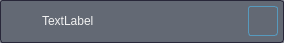
<?xml version="1.0" encoding="UTF-8"?>
<ui version="4.0">
 <class>YtFrameLessDlg</class>
 <widget class="QDialog" name="YtFrameLessDlg">
  <property name="geometry">
   <rect>
    <x>0</x>
    <y>0</y>
    <width>809</width>
    <height>460</height>
   </rect>
  </property>
  <property name="windowTitle">
   <string>Dialog</string>
  </property>
  <property name="styleSheet">
   <string notr="true">QWidget #Widget,#Dialog,#YtFrameLessDlg,#MainDlg{
background-color: rgba(68, 74, 88, 150);
border: 1px solid rgb(40, 39, 57);
color: rgb(221, 221, 221);
font: 10pt &quot;Segoe UI&quot;;
border-radius: 3px;
}

/*QToolTip*/
QToolTip {
	color: #ffffff;
	background-color: rgba(33, 37, 43, 180);
	border: 1px solid rgb(44, 49, 58);
	border-radius: 3px;
	font:bold 16pt &quot;微软雅黑&quot;;
	background-image: none;
	background-position: left center;
    background-repeat: no-repeat;
	/*border-left: 2px solid rgb(255, 121, 198);*/
	border-left: 2px solid rgb(255, 0, 0);
	text-align: left;
	padding-left: 8px;
	margin: 0px;
}

/*QMenu*/
QMenu
{
    color:#f1f1f1;
	font:bold 11pt &quot;微软雅黑&quot;;
	background-color: rgba(68, 74, 88, 150);
	border-radius: 6px; 
}
QMenu::item
{
    color:rgb(255,255,255);
	padding-left:3px;
	padding-right:2px;
	height:30px;
	border:1px solid #f1f1f1;
    border-left:2px solid #81bf5f;
}
QMenu::item:selected
{
	border:2px solid #579abe;
}

QLabel{
color:#f1f1f1;
font:bold 10pt &quot;微软雅黑&quot;;
background: transparent;
border-radius:3px;
}

QLabel#LabelMessage{
color:#f1f1f1;
font:bold 16pt &quot;微软雅黑&quot;;
background: transparent;
border-radius: 3px;
}

QLabel#labelTitle{
font:bold 12pt &quot;微软雅黑&quot;;
color:#f1f1f1;
border-radius: 3px;
}

/*QLineEdit*/
QLineEdit {
color:#f1f1f1;
font:bold 10pt &quot;微软雅黑&quot;;
background: transparent;
border: 1px solid #f1f1f1;
border-radius: 3px;
}
QLineEdit::hover{
border:1px solid #579abe;
}
QLineEdit:pressed{
border:1px solid #579abe;
}
QLineEdit:disabled{
border:2px solid #6f6f6f;
color: rgb(217, 225, 219);
border-radius: 3px;
}

/*QTextEdit*/
QTextEdit{
	color:#f1f1f1;
	font:bold 10pt &quot;微软雅黑&quot;;
	background: transparent;
	border: 1px solid #f1f1f1;
	border-radius: 3px;
}

QTextEdit::disabled{
	color:#f1f1f1;
	font:bold 10pt &quot;微软雅黑&quot;;
	background: transparent;
	border: 2px solid #6f6f6f;
	border-radius: 3px;
}

QTextEdit::hover{
border:1px solid #579abe;
}
QTextEdit:pressed{
border:1px solid #579abe;
}

/*QGroupBox*/
QGroupBox {
font:bold 11pt &quot;微软雅黑&quot;;
color:#f1f1f1;
border: 1px solid #f1f1f1;
margin-top:3ex;
border-radius: 3px;
/*padding-top:10px;*/
}

QGroupBox::title
{
subcontrol-origin:margin;
padding:0 3px;
}

/*SpinBox*/
QSpinBox {
border-width: 1px;
border-style: solid;
border-color: #f1f1f1;
color: #f1f1f1;
font: 75 10pt &quot;微软雅黑&quot;;
background: transparent;
border-radius: 3px;
}

QSpinBox::disabled {
border-width: 2px;
border-style: solid;
border-color: #6f6f6f;
color: #f1f1f1;
font: 75 10pt &quot;微软雅黑&quot;;
background: transparent;
border-radius: 3px;
}

QSpinBox::hover {
border:1px solid #579abe;
}

QSpinBox::press {
border:1px solid #579abe;
}

QSpinBox::up-arrow {   
image: url(:/btnicon/image/btnicon/up_enable.png);
width:18;
}

QSpinBox::up-arrow::disabled {   
image: url(:/btnicon/image/btnicon/up_disable.png);
width:18;
}

QSpinBox::down-arrow {
image: url(:/btnicon/image/btnicon/down_enable.png);
width:18;
}

QSpinBox::down-arrow::disabled {
image: url(:/btnicon/image/btnicon/down_disable.png);
width:18;
}

QSpinBox::up-button {
subcontrol-origin: border;
subcontrol-position: top right;
border-radius: 3px;
width: 35px;
border-width: 1px;
}

QSpinBox::down-button {
subcontrol-origin: border;
subcontrol-position: bottom right;
border-radius: 3px;
width: 35px;
border-width: 1px;
border-top-width: 0;
}

/*Double SpinBox*/
QDoubleSpinBox {
border-width: 1px;
border-style: solid;
border-color: #f1f1f1;
color: #f1f1f1;
font: 75 10pt &quot;微软雅黑&quot;;
background: transparent;
border-radius: 3px;
}

QDoubleSpinBox::disabled {
border-width: 2px;
border-style: solid;
border-color: #6f6f6f;
color: #f1f1f1;
font: 75 10pt &quot;微软雅黑&quot;;
background: transparent;
border-radius: 3px;
}

QDoubleSpinBox::hover {
border:1px solid #579abe;
}

QDoubleSpinBox::press {
border:1px solid #579abe;
}

QDoubleSpinBox::up-arrow {   
image: url(:/btnicon/image/btnicon/up_enable.png);
width:18;
}

QDoubleSpinBox::up-arrow::disabled {   
image: url(:/btnicon/image/btnicon/up_disable.png);
width:18;
}

QDoubleSpinBox::down-arrow {
image: url(:/btnicon/image/btnicon/down_enable.png);
width:18;
}

QDoubleSpinBox::down-arrow::disabled {
image: url(:/btnicon/image/btnicon/down_disable.png);
width:18;
}

QDoubleSpinBox::up-button {
subcontrol-origin: border;
border-radius: 3px;
width: 35px;
}

QDoubleSpinBox::down-button {
subcontrol-origin: border;
border-radius: 3px;
width: 35px;
}

/*QComboBox*/
QComboBox {
background-color: transparent;
border-style: solid; 
border-width: 1px; 
border-radius: 3px; 
border-color: #f1f1f1; 
font: bold 10pt &quot;微软雅黑&quot;;
color: #f1f1f1;
}

QComboBox::disabled {
background-color: transparent;
border-style: solid; 
border-width: 2px; 
border-radius: 2px; 
border-color: #6f6f6f; 
font: bold 10pt &quot;微软雅黑&quot;;
color: #f1f1f1;
}

QComboBox::hover{
border:1px solid #579abe;
}

QComboBox::press{
border:1px solid #579abe;
}

QComboBox QAbstractItemView {
background-color: #579abe;
border-style: outset; 
border-width: 1px; 
border-radius: 6px; 
border-color: gray;
font:  13px;
color:#f1f1f1;
padding-left: 5px; 
}

QComboBox::drop-down {
subcontrol-origin: padding;
subcontrol-position: top right;
width: 22px;
border-left-width: 1px;
border-left-color: #1e1d23;
border-top-right-radius: 12px; /* same radius as the QComboBox */
border-bottom-right-radius: 12px;
}

QComboBox::down-arrow {
image: url(:/btnicon/image/btnicon/down_enable.png);
width: 20px;
padding-right:10px;
}

QComboBox::down-arrow::disabled {
image: url(:/btnicon/image/btnicon/down_disable.png);
width: 20px;
}

/*QTimeEdit*/
QTimeEdit,QDateEdit,QDateTimeEdit{
background-color: transparent;
border-style: solid; 
border-width: 1px; 
border-radius: 3px; 
border-color: #f1f1f1; 
font: bold 10pt &quot;微软雅黑&quot;;
color: #f1f1f1;
}

QTimeEdit::disabled,QDateEdit::disabled,QDateTimeEdit::disabled{
background-color: transparent;
border-style: solid; 
border-width: 2px; 
border-radius: 3px; 
border-color: #6f6f6f; 
font: bold 10pt &quot;微软雅黑&quot;;
color: #f1f1f1;
}

QTimeEdit::up-arrow,QDateEdit::up-arrow,QDateTimeEdit::up-arrow {   
image: url(:/btnicon/image/btnicon/up_enable.png);
width:18;
}

QTimeEdit::up-arrow::disabled,QDateEdit::up-arrow::disabled,QDateTimeEdit::up-arrow::disabled {   
image: url(:/btnicon/image/btnicon/up_disable.png);
width:18;
}

QTimeEdit::down-arrow,QDateEdit::down-arrow,QDateTimeEdit::down-arrow {
image: url(:/btnicon/image/btnicon/down_enable.png);
width:18;
}

QTimeEdit::down-arrow::disabled,QDateEdit::down-arrow:disabled,QDateTimeEdit::down-arrow::disabled {
image: url(:/btnicon/image/btnicon/down_disable.png);
width:18;
}

QTimeEdit::up-button,QDateEdit::up-button,QDateTimeEdit::up-button {
subcontrol-origin: border;
border-radius: 5px;
width: 35px;
}

QTimeEdit::down-button,QDateEdit::down-button,QDateTimeEdit::down-button {
subcontrol-origin: border;
border-radius: 5px;
width: 35px;
}

/*QPushButton*/
QPushButton{
width:transparent;
border-style: solid;
border-width: 2px;
padding: 2px;
font: bold 12pt;
background-color: #579abe;
border-radius: 3px;
}

QPushButton::default{
	border-style: solid;
	border-top-color: #579abe;
	border-right-color: #579abe;
	border-left-color: #579abe;
	border-bottom-color: #579abe;
	border-width: 1px;
	color: #a9b7c6;
	padding: 2px;
	background-color: #579abe;
}
QPushButton:hover{
	border-style: solid;
	border-top-color: #f1f1f1;
	border-right-color: #f1f1f1;
	border-left-color: #f1f1f1;
	border-bottom-color: #f1f1f1;
	border-bottom-width: 1px;
	border-style: solid;
	color: #f1f1f1;
	padding-bottom: 2px;
	background-color: #579abe;
}
QPushButton:pressed{
	border-style: solid;
	border-top-color: #f1f1f1;
	border-right-color: #f1f1f1;
	border-left-color: #f1f1f1;
	border-bottom-color: #f1f1f1;
	border-bottom-width: 2px;
	border-style: solid;
	color: #e67e22;
	padding-bottom: 1px;
	background-color: #579abe;
}
QPushButton:disabled{
	border-style: solid;
	border-top-color: transparent;
	border-right-color: transparent;
	border-left-color: transparent;
	border-bottom-color: transparent;
	border-bottom-width: 2px;
	border-style: solid;
	color: #808086;
	padding-bottom: 1px;
	background-color: #afd7e3;
}
QPushButton#btnMin,#btnMax,#btnClose,#btnTooltip{
background-color:transparent;
}

/*QTableWidget*/
QTableWidget{
color: #f1f1f1;
background-color: transparent;
font: bold 10pt &quot;微软雅黑&quot;;
border:1px solid #f1f1f1;
gridline-color: rgb(77, 134, 190);
border-radius: 3px; 
}

QTableWidget::item
{
    color: #f1f1f1;
}

QTableWidget::item:hover{
	border:1px solid #f1f1f1;
}

QTableWidget::item::selected
{
    color: #f1f1f1;
    border:1px solid #f1f1f1;
	background-color: transparent;
}

/*左上角全选按钮背景色*/
QTableCornerButton::section{
	background-color:transparent;
}

QHeaderView::section {
	background-color:transparent;
	margin:0px;
	color:#f1f1f1;
	font: 700 10pt &quot;微软雅黑&quot;;
	border:1px solid #579abe;
}

QHeaderView::section:hover{
    border:1px solid #f1f1f1;
}

QHeaderView::section:selected {
	background-color:#579abe;
	margin:0px;
	color:#f1f1f1;
	font: 700 12pt &quot;微软雅黑&quot;;
	border:2px solid #f1f1f1;
}

/*QListWidget*/
QListWidget
{
color:#f1f1f1;
border:1px solid #f1f1f1;
background-color: rgb(30, 29, 35);
font: bold 11pt &quot;微软雅黑&quot;;
border-radius: 3px; 
}
/**列表项*/
QListWidget::item
{
    color:rgb(200,200,200);
    height:40px;
    padding-left:20px;
    border:0px solid gray;
}
/**列表项扫过*/
QListWidget::item:hover
{
    color:#f1f1f1;
    background:rgb(77, 134, 190);
   
}
/**列表项选中*/
QListWidget::item::selected:active
{ 
    color:#f1f1f1;
    background:rgb(77, 134, 190);
}
QListWidget::item:selected
{
    color:#f1f1f1;
    background:rgb(77, 134, 190);
}

/*QTabWidget*/
QTabWidget {
color:#f1f1f1;
background-color: transparent;
border: 1px solid #f1f1f1;
border-radius: 3px; 
}

QTabWidget::pane{
	border:1px solid #f1f1f1;
	background-color: transparent;
}

QTabBar
{
    left: 5px; /* move to the right by 5px */
    border-radius: 3px;
	border:1px solid #f1f1f1;
    color: #f1f1f1;
    font: bold 11pt &quot;微软雅黑&quot;;
	background-color: transparent;
}

QTabBar:focus
{
    border: 1px transparent #f1f1f1;
}

/* TOP TABS */
QTabBar::tab:top {
    border: 0px solid #f1f1f1;
    border-bottom: 0px transparent;
    background-color: #579abe;
    padding: 5px;
    min-width: 100px;
    border-top-left-radius: 2px;
    border-top-right-radius: 2px;
}

/* BOTTOM TABS */
QTabBar::tab:bottom {
    border: 0px solid #f1f1f1;
    border-bottom: 0px transparent;
    background-color: #579abe;
    padding: 5px;
    border-bottom-left-radius: 2px;
    border-bottom-right-radius: 2px;
    min-width: 100px;
}

/* LEFT TABS */
QTabBar::tab:left {
    border: 0px solid #f1f1f1;
    border-bottom: 0px transparent;
    background-color: #579abe;
    padding: 5px;
    border-top-right-radius: 2px;
    border-bottom-right-radius: 2px;
    min-height: 100px;
}

/* RIGHT TABS */
QTabBar::tab:right {
    border: 0px solid #f1f1f1;
    border-bottom: 0px transparent;
    background-color: #579abe;
    padding: 5px;
    border-top-left-radius: 2px;
    border-bottom-left-radius: 2px;
    min-height: 100px;
}

/*没有选中的tab*/
QTabBar::tab:!selected
{
    background-color: #6f6f6f;
	color:#f1f1f1;
}

/*TreeWidget*/
QTreeWidget{
	color:#f1f1f1;
	background-color: transparent;
	border: 1px solid #f1f1f1;
	border-radius: 3px; 
}

/*TreeView*/
QTreeView{
	color:#f1f1f1;
	background-color: transparent;
	border: 1px solid #f1f1f1;
	border-radius: 3px; 
}

/*ListView*/
QListView{
	color:#f1f1f1;
	background-color: transparent;
	border: 1px solid #f1f1f1;
	border-radius: 3px; 
}

/*TableView*/
QTableView{
	color:#f1f1f1;
	background-color: transparent;
	border: 1px solid #f1f1f1;
	border-radius: 3px; 
}

/*鼠标悬停在没有选中的tab上*/
QTabBar::tab:!selected:hover {
    color: white;
    border:2px solid #f1f1f1;
}

QAbstractScrollArea
{
	background-color: transparent;
}

/*Check Box*/
QCheckBox{
font: 75 11pt &quot;微软雅黑&quot;;
color: #ffffff;
}

QCheckBox::indicator:enabled:unchecked
{
width: 50px;height: 30px;
image: url(:/btnicon/image/btnicon/cb_close.png);
}

QCheckBox::indicator:enabled:checked
{
width: 50px;height: 30px;
image: url(:/btnicon/image/btnicon/cb_open.png);
}


QCheckBox::indicator:disabled:unchecked
{
width: 50px;height: 30px;
image: url(:/btnicon/image/btnicon/cb_close_disable.png);
}

QCheckBox::indicator:disabled:checked
{
width: 50px;height: 30px;
image: url(:/btnicon/image/btnicon/cb_open_disable.png);
}

/*RadioButton*/
QRadioButton{
font: 75 11pt &quot;微软雅黑&quot;;
color: #ffffff;
}
QRadioButton::indicator:enabled:unchecked
{
width: 50px;height: 30px;
image: url(:/btnicon/image/btnicon/radio_unselect_enable.png);
}

QRadioButton::indicator:enabled:checked
{
width: 50px;height: 30px;
image: url(:/btnicon/image/btnicon/radio_select_enable.png);
}


QRadioButton::indicator:disabled:unchecked
{
width: 50px;height: 30px;
image: url(:/btnicon/image/btnicon/radio_unselect_disable.png);
}

QRadioButton::indicator:disabled:checked
{
width: 50px;height: 30px;
image: url(:/btnicon/image/btnicon/radio_select_disable.png);
}

QScrollBar:vertical{ 
    width:8px;  
    border-style:flat;
    border-radius: 4px;
    border:0px;
     background: #19191A;
} 
QScrollBar::handle:vertical{ 
    background: rgba(255,255,255,0.50);
    border-radius: 4px;
    width:8px; 
    min-height:91px; 
    border-style:flat;
}
QScrollBar::handle:vertical::hover{ 
    background: rgba(255,255,255,0.90);
    border-radius: 4px;
    width:8px; 
}
QScrollBar::handle:vertical::pressed{ 
    background: rgba(255,255,255,0.90);
    border-radius:4px;
    width:8px; 
}
QScrollBar::sub-page:vertical {
    background: #19191A;
border-style:flat;
}
QScrollBar::add-page:vertical {
   background: #19191A;
border-style:flat;
}
QScrollBar::add-line:vertical{
   background: #19191A;
}
QScrollBar::sub-line:vertical {
   background: #19191A;
}
QScrollBar:horizontal{ 
    height:8px;  
    border-style:flat;
    border-radius: 4px;
    border:0px;
background: #19191A;
} 
QScrollBar::handle:horizontal{ 
    background: rgba(255,255,255,0.50);
    border-radius: 4px;
    height:8px; 
    min-width:91px; 
    border-style:flat;
}
QScrollBar::handle:horizontal::hover{ 
    background: rgba(255,255,255,0.90);
    border-radius: 4px;
    height:8px; 
}
QScrollBar::handle:horizontal::pressed{ 
    background: rgba(255,255,255,0.90);
    border-radius:4px;
    height:8px; 
}
QScrollBar::sub-page:horizontal {
    background: #19191A;
    border-style:flat;
}
QScrollBar::add-page:horizontal {
   background: #19191A;
    border-style:flat;
}
QScrollBar::sub-line:horizontal {
   background: #19191A;
}
QScrollBar::add-line:horizontal{
   background: #19191A;
}

QFrame{
background-color: transparent;
color: rgb(87, 154, 190);
}
</string>
  </property>
  <layout class="QGridLayout" name="gridLayout_2" rowstretch="0,1" rowminimumheight="0,1">
   <property name="sizeConstraint">
    <enum>QLayout::SetFixedSize</enum>
   </property>
   <property name="leftMargin">
    <number>6</number>
   </property>
   <property name="topMargin">
    <number>6</number>
   </property>
   <property name="rightMargin">
    <number>6</number>
   </property>
   <property name="bottomMargin">
    <number>6</number>
   </property>
   <property name="horizontalSpacing">
    <number>3</number>
   </property>
   <property name="verticalSpacing">
    <number>6</number>
   </property>
   <item row="0" column="0">
    <widget class="QWidget" name="TitleWidget" native="true">
     <property name="minimumSize">
      <size>
       <width>0</width>
       <height>30</height>
      </size>
     </property>
     <property name="maximumSize">
      <size>
       <width>16777215</width>
       <height>30</height>
      </size>
     </property>
     <property name="baseSize">
      <size>
       <width>0</width>
       <height>0</height>
      </size>
     </property>
     <property name="styleSheet">
      <string notr="true"/>
     </property>
     <layout class="QGridLayout" name="gridLayout_4">
      <property name="leftMargin">
       <number>0</number>
      </property>
      <property name="topMargin">
       <number>0</number>
      </property>
      <property name="rightMargin">
       <number>0</number>
      </property>
      <property name="bottomMargin">
       <number>0</number>
      </property>
      <property name="spacing">
       <number>6</number>
      </property>
      <item row="0" column="6">
       <widget class="QPushButton" name="btnClose">
        <property name="sizePolicy">
         <sizepolicy hsizetype="Preferred" vsizetype="Preferred">
          <horstretch>0</horstretch>
          <verstretch>0</verstretch>
         </sizepolicy>
        </property>
        <property name="maximumSize">
         <size>
          <width>30</width>
          <height>30</height>
         </size>
        </property>
        <property name="text">
         <string/>
        </property>
        <property name="icon">
         <iconset resource="image.qrc">
          <normaloff>:/btnicon/image/btnicon/close_new.png</normaloff>:/btnicon/image/btnicon/close_new.png</iconset>
        </property>
       </widget>
      </item>
      <item row="0" column="0">
       <widget class="QLabel" name="labelLogo">
        <property name="minimumSize">
         <size>
          <width>30</width>
          <height>30</height>
         </size>
        </property>
        <property name="maximumSize">
         <size>
          <width>30</width>
          <height>30</height>
         </size>
        </property>
        <property name="text">
         <string/>
        </property>
       </widget>
      </item>
      <item row="0" column="4">
       <widget class="QPushButton" name="btnMin">
        <property name="sizePolicy">
         <sizepolicy hsizetype="Preferred" vsizetype="Preferred">
          <horstretch>0</horstretch>
          <verstretch>0</verstretch>
         </sizepolicy>
        </property>
        <property name="maximumSize">
         <size>
          <width>30</width>
          <height>30</height>
         </size>
        </property>
        <property name="text">
         <string/>
        </property>
        <property name="icon">
         <iconset resource="image.qrc">
          <normaloff>:/btnicon/image/btnicon/min_new.png</normaloff>:/btnicon/image/btnicon/min_new.png</iconset>
        </property>
       </widget>
      </item>
      <item row="0" column="2">
       <spacer name="horizontalSpacer">
        <property name="orientation">
         <enum>Qt::Horizontal</enum>
        </property>
        <property name="sizeHint" stdset="0">
         <size>
          <width>40</width>
          <height>20</height>
         </size>
        </property>
       </spacer>
      </item>
      <item row="0" column="5">
       <widget class="QPushButton" name="btnMax">
        <property name="sizePolicy">
         <sizepolicy hsizetype="Preferred" vsizetype="Preferred">
          <horstretch>0</horstretch>
          <verstretch>0</verstretch>
         </sizepolicy>
        </property>
        <property name="maximumSize">
         <size>
          <width>30</width>
          <height>30</height>
         </size>
        </property>
        <property name="text">
         <string/>
        </property>
        <property name="icon">
         <iconset resource="image.qrc">
          <normaloff>:/btnicon/image/btnicon/max_new.png</normaloff>:/btnicon/image/btnicon/max_new.png</iconset>
        </property>
        <property name="checkable">
         <bool>false</bool>
        </property>
       </widget>
      </item>
      <item row="0" column="1">
       <widget class="QLabel" name="labelTitle">
        <property name="sizePolicy">
         <sizepolicy hsizetype="Preferred" vsizetype="Expanding">
          <horstretch>0</horstretch>
          <verstretch>0</verstretch>
         </sizepolicy>
        </property>
        <property name="maximumSize">
         <size>
          <width>16777215</width>
          <height>30</height>
         </size>
        </property>
        <property name="text">
         <string>TextLabel</string>
        </property>
       </widget>
      </item>
      <item row="0" column="3">
       <widget class="QPushButton" name="btnTooltip">
        <property name="sizePolicy">
         <sizepolicy hsizetype="Preferred" vsizetype="Preferred">
          <horstretch>0</horstretch>
          <verstretch>0</verstretch>
         </sizepolicy>
        </property>
        <property name="maximumSize">
         <size>
          <width>30</width>
          <height>30</height>
         </size>
        </property>
        <property name="text">
         <string/>
        </property>
        <property name="icon">
         <iconset resource="image.qrc">
          <normaloff>:/btnicon/image/btnicon/about.png</normaloff>:/btnicon/image/btnicon/about.png</iconset>
        </property>
       </widget>
      </item>
     </layout>
    </widget>
   </item>
   <item row="1" column="0">
    <layout class="QGridLayout" name="gridLayout">
     <property name="sizeConstraint">
      <enum>QLayout::SetFixedSize</enum>
     </property>
     <property name="spacing">
      <number>0</number>
     </property>
    </layout>
   </item>
  </layout>
 </widget>
 <resources>
  <include location="image.qrc"/>
 </resources>
 <connections/>
</ui>
